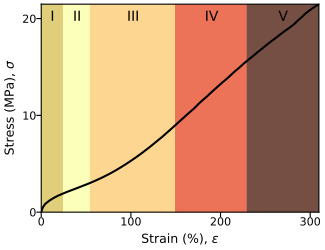

This chart was generated by the following Python code:
#!/usr/bin/env python3
# -*- coding: utf-8 -*-
"""
created on Fri Sept 8 05:48:00 2023

@author: pierrekawak
"""

import pandas as pd
import os
import matplotlib.pyplot as plt
import matplotlib
matplotlib.use('tkagg')
import numpy as np
import sys

def common_format(ax):
  ax.tick_params(axis='both', labelsize=labelsize, pad=0)
#  ax.legend(loc='best', fontsize=fontsize, handlelength=1.0)
  if test == 0:
    plt.subplots_adjust(left=0.1, bottom=0.1, right=0.999, top=0.999)

# figure settings
test = 1
fontsize         = 9
labelsize        = 8
figsize          = (3.25, 2.5)
pt_to_in         = 72
neat_marker      = "^"
filled_marker    = "o"
neat_color       = "r"
filler_color     = "b"
filled_color     = "#808080"
polymer_color    = "r"
other_color      = "c"
alpha = 1.0

df = pd.read_csv("data.csv", header=0, delimiter=' ', skiprows=1)

fig, ax = plt.subplots(1, figsize=figsize, sharex=True, constrained_layout=True)

ax.plot(df["strain"], df["stress"], marker="None", color="k", alpha=alpha)#, label="Neat")
is_make_vlines=0
if is_make_vlines:
  ax.vlines(25, np.amin(df["stress"]), np.amax(df["stress"]), color='k', ls='--')
  ax.vlines(55, np.amin(df["stress"]), np.amax(df["stress"]), color='k', ls='--')
  ax.vlines(150, np.amin(df["stress"]), np.amax(df["stress"]), color='k', ls='--')
  ax.vlines(230, np.amin(df["stress"]), np.amax(df["stress"]), color='k', ls='--')
ax.fill_betweenx([np.amin(df["stress"]), np.amax(df["stress"])], [0  , 0  ], [25 , 25 ], color='#E1CE7A')
ax.fill_betweenx([np.amin(df["stress"]), np.amax(df["stress"])], [25 , 25 ], [55 , 55 ], color='#FBFFB9')
ax.fill_betweenx([np.amin(df["stress"]), np.amax(df["stress"])], [55 , 55 ], [150, 150], color='#FDD692')
ax.fill_betweenx([np.amin(df["stress"]), np.amax(df["stress"])], [150, 150], [230, 230], color='#EC7357')
ax.fill_betweenx([np.amin(df["stress"]), np.amax(df["stress"])], [230, 230], [np.amax(df["strain"]), np.amax(df["strain"])], color='#754F44')

common_format(ax)
ax.set_ylabel(r"Stress (MPa), $\sigma$", fontsize=fontsize)
ax.set_xlabel(r"Strain (%), $\varepsilon$", fontsize=fontsize)
ax.set_xlim([np.amin(df["strain"]), np.amax(df["strain"])])
ax.set_ylim([np.amin(df["stress"]), np.amax(df["stress"])])
ax.set_yticks([0, 10, 20])
ax.set_xticks([0, 100, 200, 300])
ax.text((0  + 25 )/2                  , 0.92*np.amax(df["stress"]), "I"  , horizontalalignment="center")
ax.text((25 + 55 )/2                  , 0.92*np.amax(df["stress"]), "II" , horizontalalignment="center")
ax.text((55 + 150)/2                  , 0.92*np.amax(df["stress"]), "III", horizontalalignment="center")
ax.text((150+ 230)/2                  , 0.92*np.amax(df["stress"]), "IV" , horizontalalignment="center")
ax.text((230+ np.amax(df["strain"]))/2, 0.92*np.amax(df["stress"]), "V"  , horizontalalignment="center")

is_make_inset=0
if is_make_inset:
  # inset axes....
  axins = ax.inset_axes([0.1, 0.7, 0.3, 0.25])
  axins.plot(df["strain"], df["stress"], marker="None", color=neat_color  , alpha=alpha)#, label="Neat")
  # subregion of the original image
  x1, x2, y1, y2 = 0.0, 20.0, 0.0, 2.0
  axins.set_xlim(x1, x2)
  axins.set_ylim(y1, y2)
  axins.tick_params(axis='both', labelsize=labelsize-1, pad=0)
  axins.set_ylabel(r"$\sigma$", fontsize=fontsize-1, labelpad=-6)
  axins.set_xlabel(r"$\varepsilon$", fontsize=fontsize-1, labelpad=-6)
  axins.set_yticks([2])
  axins.set_xticks([0, 20])
  #axins.set_xticklabels([])
  #axins.set_yticklabels([])
  
  #ax.indicate_inset_zoom(axins, edgecolor="black")

out_file_name = os.path.basename(sys.argv[0]).split('.')[0]+".pdf"
print("Writing", out_file_name)
fig.savefig(out_file_name)
